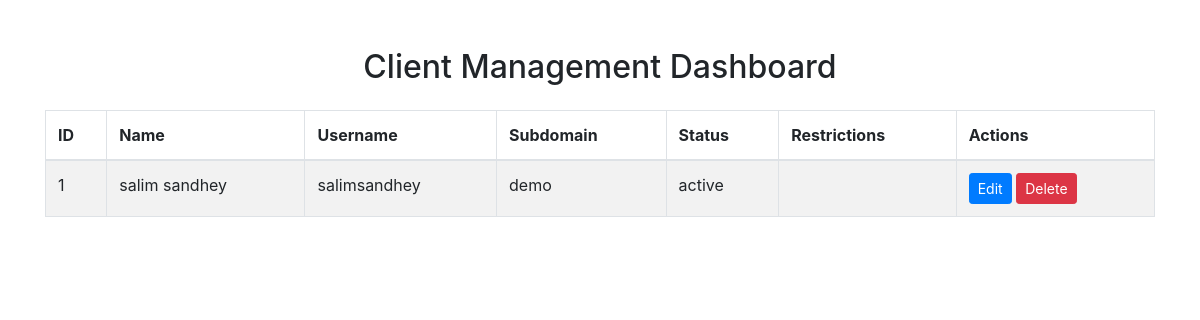
The app's page /adminDashboard.php with its own data.
### tables this page shows
CREATE TABLE `clients` (
  `id` int(11) NOT NULL,
  `name` varchar(100) DEFAULT NULL,
  `username` varchar(50) DEFAULT NULL,
  `subdomain` varchar(50) DEFAULT NULL,
  `status` enum('active','inactive') DEFAULT 'active',
  `restrictions` text DEFAULT NULL,
  `created_at` timestamp NOT NULL DEFAULT current_timestamp()
);

### adminDashboard.php (the view, shortened to what this page needs)
<?php
include 'dbConnect.php';
$sql = "SELECT * FROM clients";
$result = $conn->query($sql);
?>
<!DOCTYPE html>
<html lang="en">
<head>
    <link rel="stylesheet" href="https://stackpath.bootstrapcdn.com/bootstrap/4.5.2/css/bootstrap.min.css">
</head>
<body>
<div class="container mt-5">
    <h2 class="text-center">Client Management Dashboard</h2>
    <table class="table table-striped table-bordered mt-4">
        <thead>
            <tr>
                <th>ID</th>
                <th>Name</th>
                <th>Username</th>
                <th>Subdomain</th>
                <th>Status</th>
                <th>Restrictions</th>
                <th>Actions</th>
            </tr>
        </thead>
        <tbody>
            <?php if ($result->num_rows > 0): ?>
                <?php while ($client = $result->fetch_assoc()): ?>
                    <tr>
                        <td><?php echo $client['id']; ?></td>
                        <td><?php echo htmlspecialchars($client['name']); ?></td>
                        <td><?php echo htmlspecialchars($client['username']); ?></td>
                        <td><?php echo htmlspecialchars($client['subdomain']); ?></td>
                        <td><?php echo htmlspecialchars($client['status']); ?></td>
                        <td><?php echo htmlspecialchars($client['restrictions']); ?></td>
                        <td>
                            <a href="edit_client.php?id=<?php echo $client['id']; ?>" class="btn btn-sm btn-primary">Edit</a>
                            <a href="delete_client.php?id=<?php echo $client['id']; ?>" class="btn btn-sm btn-danger" onclick="return confirm('Are you sure?')">Delete</a>
                        </td>
                    </tr>
                <?php endwhile; ?>
            <?php else: ?>
                <tr>
                    <td colspan="7" class="text-center">No clients found</td>
                </tr>
            <?php endif; ?>
        </tbody>
    </table>
</div>
</body>
</html>

### records on screen
clients: id "1", name "salim sandhey", username "salimsandhey", subdomain "demo", status "active"
